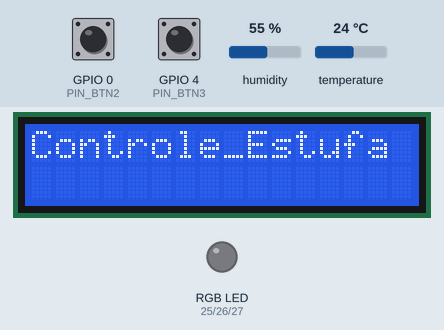
The sketch below on a simulated ESP32. On the bench: 16×2 character LCD, an RGB LED mixed from three pins (HIGH = lit). Dashed ring = blinking. The inputs (shaded band) are chosen by the test bench; at power-on: GPIO 0 (PIN_BTN2) HIGH, temperature 24 °C, GPIO 4 (PIN_BTN3) LOW, humidity 55 %. Nothing arrives over Bluetooth unless stated; what the sketch prints to the serial monitor is not drawn.

Above: at 2.2 s.
2.3 s: GPIO 0 (PIN_BTN2) pulled LOW for 3.2 s
At 4.2 s:
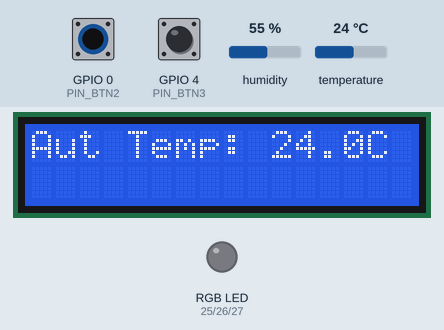
7.0 s: temperature set to 26 °C
At 8.9 s:
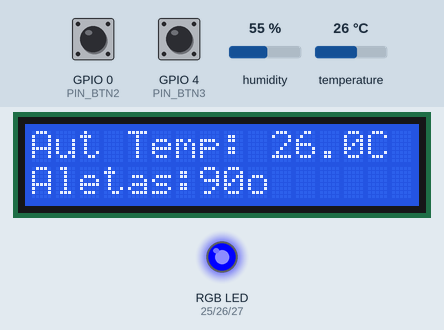
9.2 s: GPIO 0 (PIN_BTN2) pulled LOW for 0.15 s
At 9.42 s:
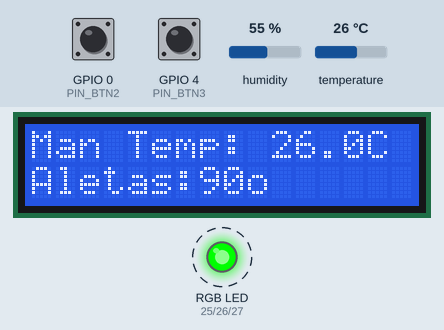
11.6 s: temperature set to 33 °C
At 12.25 s:
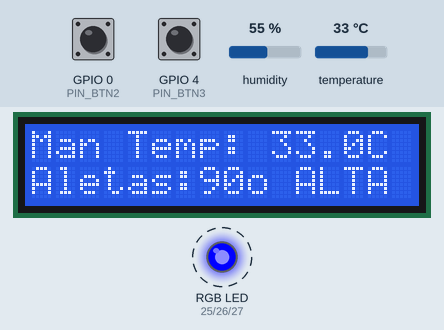
14.3 s: GPIO 0 (PIN_BTN2) pulled LOW for 1 s
At 15.8 s:
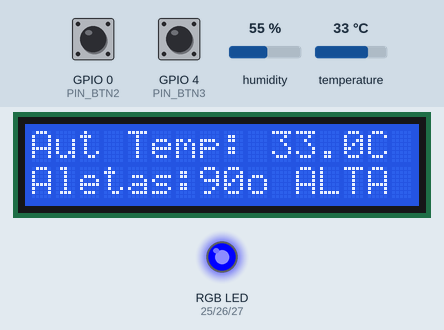
16.8 s: temperature set to 31 °C
At 19.1 s:
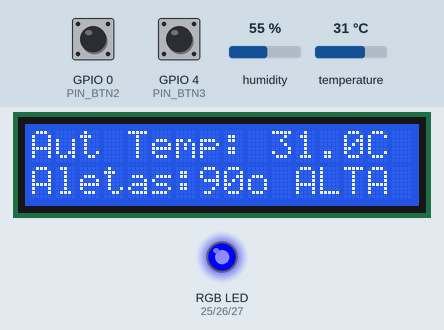
19.5 s: temperature set to 28 °C
Timing chart, 0 to 22.5 s (numbered marks = the images above; inputs shaded):
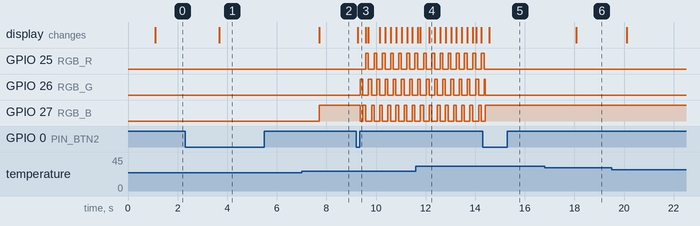

Measured:
- the behaviour switches between 24 and 25 °C on temperature (found by bisection; images 1 and 2)
- after the input at 2.3 s, GPIO 25 (RGB_R), GPIO 26 (RGB_G), GPIO 27 (RGB_B): stops changing and stays LOW; the display: changes after 1.4 s (image 1)
- after the input at 7.0 s, GPIO 27 (RGB_B): LOW → HIGH after 0.71 s; the display: first changes after 0.71 s (image 2 shows a later state)
- after the input at 9.2 s, GPIO 25 (RGB_R): alternates HIGH for 0.11 s and LOW for 0.22 s, starting after 0.38 s; GPIO 26 (RGB_G): alternates HIGH for 0.11 s and LOW for 0.22 s, starting after 0.16 s; GPIO 27 (RGB_B): HIGH → LOW after 0.16 s, then repeats every 0.35 s: HIGH 0.11 s, LOW 0.24 s; the display: changes after 0.06 s (image 3)
- after the input at 11.6 s, the display: first differs from a run without the input after 0.55 s (image 4)
- after the input at 14.3 s, GPIO 25 (RGB_R): goes on until 14.4 s, then stays LOW; the display: changes after 0.26 s (image 5)
- after the input at 16.8 s, the display: changes after 1.3 s (image 6)

The sketch:

estacao-climatizacao.ino
```cpp
#include <LiquidCrystal.h>

#define RGB_R 25
#define RGB_G 26
#define RGB_B 27
#define PIN_BTN2 0
#define PIN_BTN3 4

#include "BluetoothSerial.h"
#include "DHT.h"

#define DHTPIN 15
#define DHTTYPE DHT11

DHT dht(DHTPIN, DHTTYPE);
BluetoothSerial SerialBT;
LiquidCrystal lcd(32, 33, 23, 22, 21, 18);

int peca;
bool Automatico = false;
bool btnAtual = false;
bool btnOld = true;
bool btnAtual2;
bool btnAtual3;
bool primeiroLoop = false;
int contador = 1;
String AutoMan = "Man";

void setup() {
  Serial.begin(115200);
  SerialBT.begin("ESP32-MIJHO");
  Serial.println("Bluetooth iniciado. Aguarde emparelhamento...");
  pinMode(RGB_R, OUTPUT);
  pinMode(RGB_G, OUTPUT);
  pinMode(RGB_B, OUTPUT);
  lcd.begin(16, 2);
  lcd.print("Iniciando...");

  dht.begin();
  delay(1000);
  lcd.clear();
}

void switchRecipiente(int peca) {
  switch (peca) {
    case 0:
      digitalWrite(RGB_R, HIGH);
      digitalWrite(RGB_B, LOW);
      digitalWrite(RGB_G, LOW);
      lcd.setCursor(0, 1);
      lcd.print("Aletas:30o     ");
      atualizarDisplay();
      break;
    case 1:
      digitalWrite(RGB_G, HIGH);
      digitalWrite(RGB_R, LOW);
      digitalWrite(RGB_B, LOW);
      lcd.setCursor(0, 1);
      lcd.print("Aletas:60o     ");
      atualizarDisplay();
      break;
    case 2:
      digitalWrite(RGB_B, HIGH);
      digitalWrite(RGB_R, LOW);
      digitalWrite(RGB_G, LOW);
      lcd.setCursor(0, 1);
      lcd.print("Aletas:90o     ");
      atualizarDisplay();
      break;
  }
}

void botao() {
  btnAtual2 = digitalRead(PIN_BTN3);
  if (btnAtual2 == LOW) {
    delay(100);  // Debounce
    if (contador == 3) {
      contador = 1;
    } else {
      contador += 1;
    }
    atualizarDisplay();
  }
}

void isAutoMan() {
  if (Automatico) {
    AutoMan = "Aut";
  } else {
    AutoMan = "Man";
  }
}

void atualizarDisplay() {
  lcd.setCursor(0, 0);
  lcd.print(AutoMan);
  lcd.print(" ");

  lcd.setCursor(4, 0);
  float temperatura = dht.readTemperature();
  if (!isnan(temperatura)) {
    lcd.print("Temp: ");
    lcd.print(temperatura, 1);
    lcd.print("C  ");
  }
}

void loop() {
  float umidade = dht.readHumidity();
  float temperatura = dht.readTemperature();
  if (primeiroLoop == false) {
    lcd.setCursor(0, 0);
    lcd.print("Controle_Estufa ");
    delay(2500);
    primeiroLoop = true;
  }


if (isnan(umidade) || isnan(temperatura)) {
  Serial.println("Falha ao ler sensor!");
  delay(2000);
  return;
}

String dadosBT = "*T" + String(temperatura, 1) + "*";
SerialBT.print(dadosBT);
//Serial.println(dadosBT);
String dadosBTU = "*H" + String(umidade, 1) + "*";
SerialBT.print(dadosBTU);

btnAtual = digitalRead(PIN_BTN2);
if (btnAtual == LOW && btnOld == HIGH) {
  delay(50);
  Automatico = !Automatico;
  isAutoMan();
  atualizarDisplay();
}
btnOld = btnAtual;

if (!Automatico) {
  // Modo manual
  botao();
  if (contador == 1) {
    peca = 0;
    switchRecipiente(peca);
  } else if (contador == 2) {
    peca = 1;
    switchRecipiente(peca);
  } else if (contador == 3) {
    peca = 2;
    switchRecipiente(peca);
  }
} else {
  // Modo automático
  if (temperatura >= 24.1 && temperatura < 24.3) {
    peca = 0;
    switchRecipiente(peca);
  } else if (temperatura >= 24.3 && temperatura < 24.5) {
    peca = 1;
    switchRecipiente(peca);
  } else if (temperatura >= 24.5) {
    peca = 2;
    switchRecipiente(peca);
  }
}

if(temperatura>=30){
    lcd.setCursor(11, 1);
    lcd.print("ALTA");
} else{
    lcd.setCursor(11, 1);
    lcd.print("    ");
}
atualizarDisplay();
}
```
